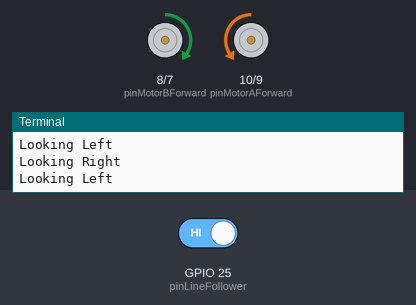
Simulated run of this program. Board: Raspberry Pi (BCM pin numbers). Shown: motor-driver pin pairs drawn as motors (green arrow = first pin HIGH = forward, orange = second pin HIGH = backward, longer = more drive), the last lines printed to the terminal. The inputs (shaded band) are chosen by the test bench; at power-on: GPIO 25 (pinLineFollower) HIGH. The clock reads 2024-03-15 10:24:30 at power-on unless the program sets it. At 6.6 s the program stops and its outputs stay as they are.

Above: at 1.2 s.
1.3 s: GPIO 25 (pinLineFollower) driven LOW
At 2.5 s:
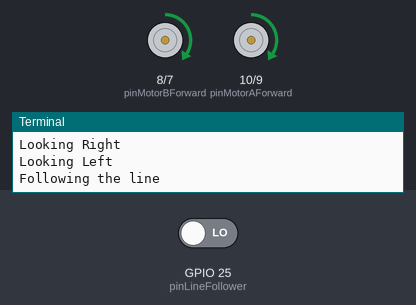
2.8 s: GPIO 25 (pinLineFollower) driven HIGH
At 5.1 s:
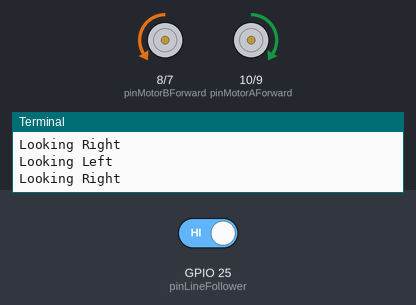
At 7.5 s:
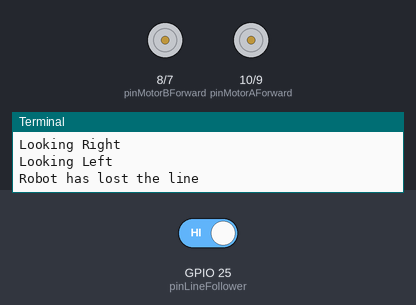
Timing chart, 0 to 8.1 s (numbered marks = the images above; inputs shaded):
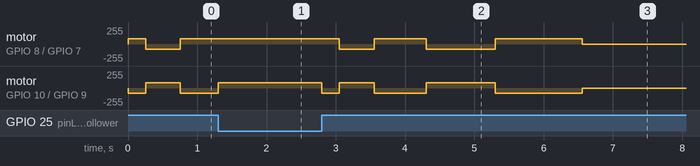

The program:

line_follow_robot.py
```python
# CamJam Edukit 3 - Robotics
# Worksheet 8 - Line Following Robot

# load the libraries
import RPi.GPIO as GPIO
import time

#set GPIO modes
GPIO.setmode(GPIO.BCM)
GPIO.setwarnings(False)


# set variables for GPIO  Pins
pinMotorAForward = 10
pinMotorABackward = 9
pinMotorBForward = 8
pinMotorBBackward = 7
pinLineFollower = 25


# PWM parameters
Frequency = 20
DutyCycleA = 30
DutyCycleB = 30
Stop = 0


# Set the GPIO Pin Mode
GPIO.setup(pinMotorAForward, GPIO.OUT)
GPIO.setup(pinMotorABackward, GPIO.OUT)
GPIO.setup(pinMotorBForward, GPIO.OUT)
GPIO.setup(pinMotorBBackward, GPIO.OUT)
GPIO.setup(pinLineFollower, GPIO.IN)


# Set the GPIO to Software PWM at 'Frequency' Hertz
pwmMotorAForward = GPIO.PWM(pinMotorAForward, Frequency)
pwmMotorABackward = GPIO.PWM(pinMotorABackward, Frequency)
pwmMotorBForward = GPIO.PWM(pinMotorBForward, Frequency)
pwmMotorBBackward = GPIO.PWM(pinMotorBBackward, Frequency)

# set the duty cycle for software PWM - initially to 0
pwmMotorAForward.start(Stop)
pwmMotorABackward.start(Stop)
pwmMotorBForward.start(Stop)
pwmMotorBBackward.start(Stop)

def stopmotors():
    pwmMotorAForward.ChangeDutyCycle(Stop)
    pwmMotorABackward.ChangeDutyCycle(Stop)
    pwmMotorBForward.ChangeDutyCycle(Stop)
    pwmMotorBBackward.ChangeDutyCycle(Stop)

def forward():
    pwmMotorAForward.ChangeDutyCycle(DutyCycleA)
    pwmMotorABackward.ChangeDutyCycle(Stop)
    pwmMotorBForward.ChangeDutyCycle(DutyCycleB)
    pwmMotorBBackward.ChangeDutyCycle(Stop)

def backward():
    pwmMotorAForward.ChangeDutyCycle(Stop)
    pwmMotorABackward.ChangeDutyCycle(DutyCycleA)
    pwmMotorBForward.ChangeDutyCycle(Stop)
    pwmMotorBBackward.ChangeDutyCycle(DutyCycleB)

def turnleft():
    pwmMotorAForward.ChangeDutyCycle(Stop)
    pwmMotorABackward.ChangeDutyCycle(DutyCycleA)
    pwmMotorBForward.ChangeDutyCycle(DutyCycleB)
    pwmMotorBBackward.ChangeDutyCycle(Stop)


def turnright():
    pwmMotorAForward.ChangeDutyCycle(DutyCycleA)
    pwmMotorABackward.ChangeDutyCycle(Stop)
    pwmMotorBForward.ChangeDutyCycle(Stop)
    pwmMotorBBackward.ChangeDutyCycle(DutyCycleB)


def isoverblack():
    if GPIO.input(pinLineFollower) == 0:
        return True
    else:
        return False


def seekline():
    ''' search for a black line'''

    # direct the robot will turn: True for left
    direction = True

    seeksize = 0.25
    seekcount = 1
    maxseekcount = 5

    # turn the robot left and right until it finds the line
    # or if we have looked enough

    while seekcount <= maxseekcount:

        #set the seek time
        seektime = seeksize * seekcount

        # start the motors turning in a direction
        if direction:
            print('Looking Left')
            turnleft()
        else:
            print('Looking Right')
            turnright()

        starttime = time.time()
        while time.time() - starttime <= seektime:
            if isoverblack():
                stopmotors()
                return True
        # robot has not found the black line yet, so stop
        stopmotors()

        # increase the seek count
        seekcount += 1

        # change direction
        direction = not direction

    # The line was not found, so return False
    return False

#################

try:
    print('Following the line')
    while True:
        if isoverblack():
            forward()
        else:
            stopmotors()
            if seekline():
                print('Following the line')
            else:
                stopmotors()
                print('Robot has lost the line')
                exit()
except KeyboardInterrupt:
    GPIO.cleanup()
```

Measured:
- after the input at 1.3 s, motor on GPIO 8 (pinMotorBForward) / GPIO 7 (pinMotorBBackward): stays forward 77/255 (without the input it goes to backward 77/255 after 0.20 s)
